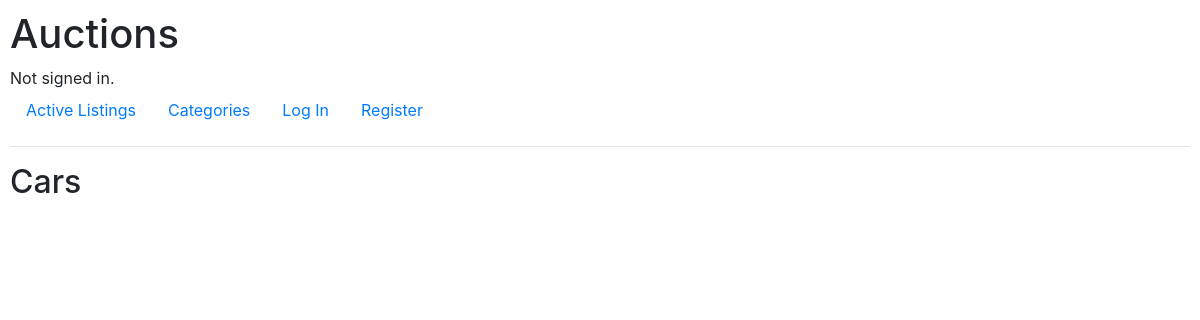
The app's page /categories/Cars, older data.
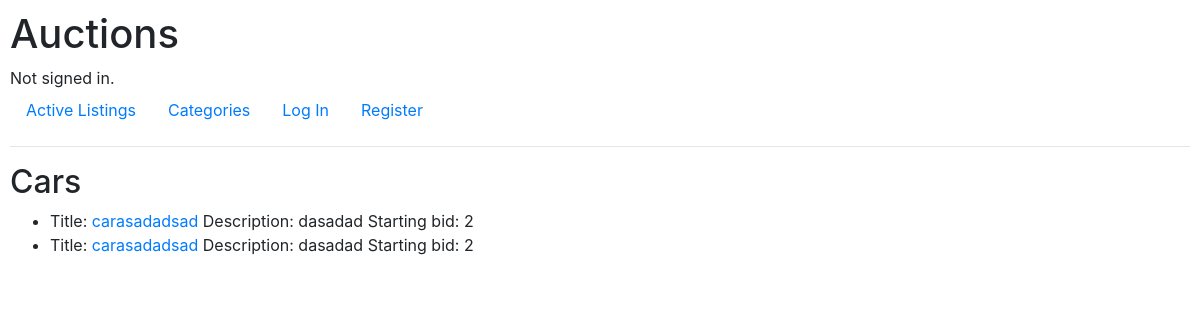
The same page, newer data.
### auctions/models.py (models this page shows, shortened)
class listings(models.Model):
    title = models.CharField(max_length=64)
    description = models.TextField(max_length=500)
    starting_bit = models.IntegerField()
    creator = models.ForeignKey(User, on_delete=models.CASCADE)
    category = models.TextField(max_length=100, default="Others")

### auctions/views.py (the view)
# urls.py: path("categories/<str:category>", views.category, name="category")
def category(request, category):
    return render(request,"auctions/category.html",{
        "listings": listings.objects.filter(category=category),
        "category": category
    })

### auctions/templates/auctions/category.html
{% extends "auctions/layout.html" %}
{% block body %}
    <h2>{{ category }}</h2>
    <ul>
    {% for item in listings  %}
    <li>Title: <a href="/listing/{{ item.id }}">{{ item.title }}
    </a> Description: {{ item.description }}
        Starting bid: {{ item.starting_bit }}</li>
    {% endfor %}
    </ul>
{% endblock %}

Row changes from the older to the newer data that the page shows:
added listings: title "carasadadsad", description "dasadad", starting_bit "2"
added listings: title "carasadadsad", description "dasadad", starting_bit "2"
